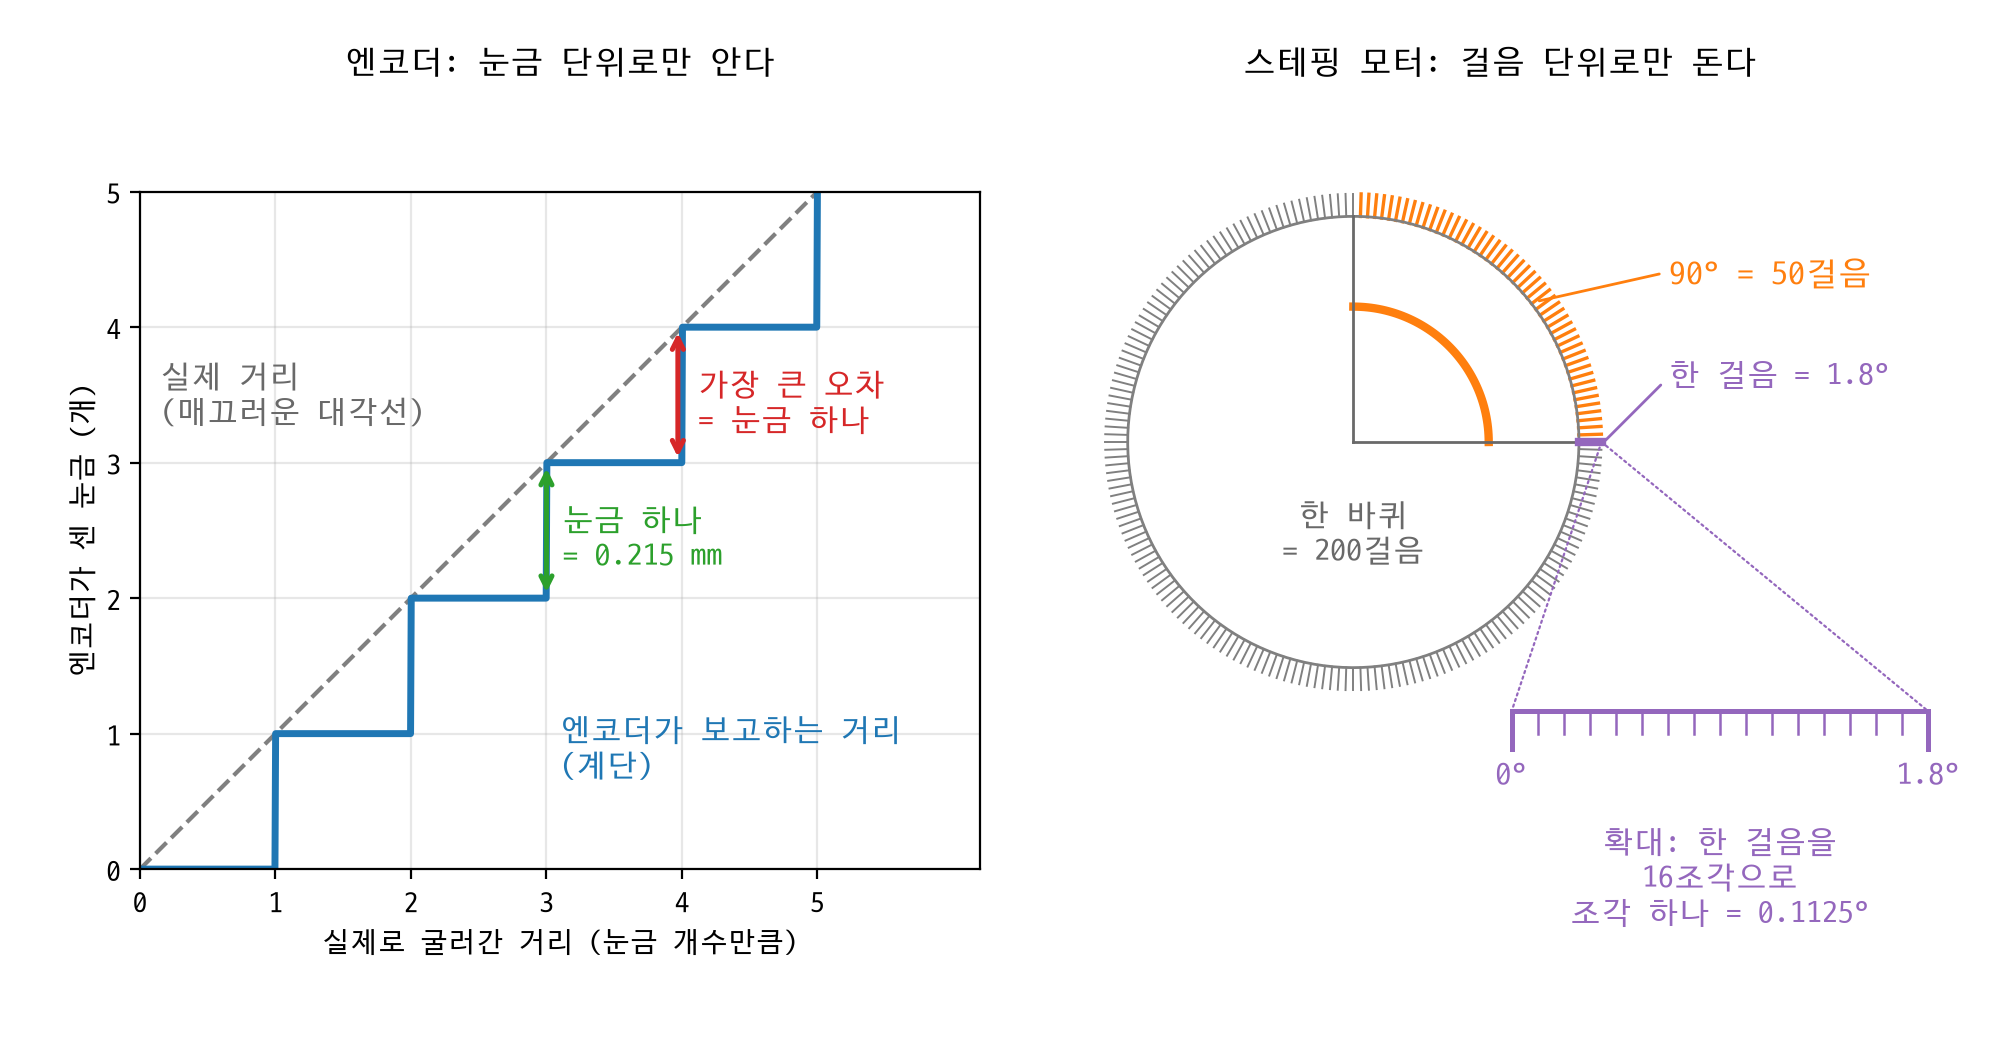

Reproduce this figure in Python.
import matplotlib.pyplot as plt
import numpy as np
from matplotlib.patches import ConnectionPatch

# plt.rcParams["font.family"] = "AppleGothic"
plt.rcParams["font.family"] = "D2Coding"
plt.rcParams["axes.unicode_minus"] = False

# b08_parts_numbers.py 의 숫자를 그대로 옮긴다
바퀴_반지름 = 0.035                  # m
한바퀴_눈금 = 1024
눈금당_거리 = 2 * np.pi * 바퀴_반지름 / 한바퀴_눈금
걸음_각도_도 = 1.8
조각_수 = 16
예_각도 = 90
눈금_mm = 눈금당_거리 * 1000
한바퀴_걸음 = 360 / 걸음_각도_도
예_걸음 = 예_각도 / 걸음_각도_도
조각_각도 = 걸음_각도_도 / 조각_수
센_눈금 = int(0.5 / 눈금당_거리)
print(f"눈금 하나 = {눈금_mm:.3f}mm")
print(f"0.5m 굴렀을 때 센 눈금 {센_눈금}개 → 계산한 거리 {센_눈금 * 눈금당_거리:.5f}m")
print(f"한 바퀴 = {한바퀴_걸음:.0f}걸음, 90도 = {예_걸음:.0f}걸음")
print(f"한 걸음을 {조각_수}조각으로 나누면(마이크로스텝) 한 바퀴 = {한바퀴_걸음 * 조각_수:.0f}조각, 조각 하나 = {조각_각도:.4f}도")

그림 = plt.figure(figsize=(10, 5.2))
왼 = 그림.add_axes([0.07, 0.14, 0.42, 0.70])
원 = 그림.add_axes([0.53, 0.30, 0.44, 0.55])
막대 = 그림.add_axes([0.75, 0.22, 0.22, 0.12])

# --- 엔코더: 계단 ---
개수 = 5                               # 보여 줄 눈금 수
x = np.linspace(0, 개수, 1000) * 눈금당_거리
센_거리 = np.floor(x / 눈금당_거리 + 1e-9) * 눈금당_거리
왼.plot(x / 눈금당_거리, x / 눈금당_거리, color="gray", linestyle="--", lw=1.5)
왼.plot(x / 눈금당_거리, 센_거리 / 눈금당_거리, color="tab:blue", lw=2.5)
왼.text(0.15, 3.3, "실제 거리\n(매끄러운 대각선)", color="dimgray", fontsize=11, ha="left")
왼.text(3.1, 0.9, "엔코더가 보고하는 거리\n(계단)", color="tab:blue", fontsize=11, ha="left", va="center")
왼.annotate("", xy=(3.0, 3.0), xytext=(3.0, 2.0), arrowprops=dict(arrowstyle="<->", color="tab:green", lw=1.8))
왼.text(3.12, 2.45, f"눈금 하나\n= {눈금_mm:.3f} mm", color="tab:green", fontsize=11, ha="left", va="center")
왼.annotate("", xy=(3.97, 4.0), xytext=(3.97, 3.0), arrowprops=dict(arrowstyle="<->", color="tab:red", lw=1.8))
왼.text(4.12, 3.45, "가장 큰 오차\n= 눈금 하나", color="tab:red", fontsize=11, ha="left", va="center")
왼.set_xlim(0, 6.2)
왼.set_ylim(0, 5)
왼.set_xticks(range(개수 + 1))
왼.set_yticks(range(개수 + 1))
왼.set_xlabel("실제로 굴러간 거리 (눈금 개수만큼)")
왼.set_ylabel("엔코더가 센 눈금 (개)")
왼.grid(alpha=0.3)
왼.set_aspect("equal")

# --- 스테핑 모터: 원 + 눈금 ---
for d in np.arange(한바퀴_걸음) * 걸음_각도_도:
    a = np.deg2rad(d)
    강조 = d < 예_각도 - 1e-9
    원.plot([np.cos(a), 1.1 * np.cos(a)], [np.sin(a), 1.1 * np.sin(a)],
            color="tab:orange" if 강조 else "gray", lw=1.2 if 강조 else 0.7)
t = np.linspace(0, 2 * np.pi, 300)
원.plot(np.cos(t), np.sin(t), color="gray", lw=1)
호 = np.deg2rad(np.linspace(0, 예_각도, 60))
원.plot(0.6 * np.cos(호), 0.6 * np.sin(호), color="tab:orange", lw=3)
원.plot([0, 1.0], [0, 0], color="dimgray", lw=1)
원.plot([0, 0], [0, 1.0], color="dimgray", lw=1)
원.text(1.4, 0.75, f"{예_각도}° = {예_걸음:.0f}걸음", color="tab:orange", fontsize=12, ha="left", va="center")
원.annotate("", xy=(0.8, 0.62), xytext=(1.38, 0.75), arrowprops=dict(arrowstyle="-", color="tab:orange"))
원.text(0, -0.4, f"한 바퀴\n= {한바퀴_걸음:.0f}걸음", ha="center", va="center", fontsize=11, color="dimgray")
원.plot([1.0, 1.1], [0, 0], color="tab:purple", lw=3)
원.text(1.4, 0.3, f"한 걸음 = {걸음_각도_도}°", color="tab:purple", fontsize=11, ha="left", va="center")
원.annotate("", xy=(1.1, -0.01), xytext=(1.38, 0.27), arrowprops=dict(arrowstyle="-", color="tab:purple"))
원.set_xlim(-1.3, 2.6)
원.set_ylim(-1.2, 1.2)
원.set_aspect("equal")
원.set_axis_off()

# --- 확대: 한 걸음 = 16조각 ---
막대.set_xlim(-0.05, 걸음_각도_도 + 0.05)
막대.set_ylim(0, 1)
for k in range(조각_수 + 1):
    끝 = k in (0, 조각_수)
    막대.plot([k * 조각_각도] * 2, [0.8, 0.5 if 끝 else 0.62], color="tab:purple", lw=1.8 if 끝 else 0.9)
막대.plot([0, 걸음_각도_도], [0.8, 0.8], color="tab:purple", lw=1.8)
막대.text(0, 0.42, "0°", color="tab:purple", fontsize=11, ha="center", va="top")
막대.text(걸음_각도_도, 0.42, f"{걸음_각도_도}°", color="tab:purple", fontsize=11, ha="center", va="top")
막대.text(걸음_각도_도 / 2, -0.1, f"확대: 한 걸음을\n{조각_수}조각으로\n조각 하나 = {조각_각도:.4f}°", color="tab:purple",
        fontsize=11, ha="center", va="top")
막대.set_axis_off()
for 끝_각 in (0, 걸음_각도_도):
    그림.add_artist(ConnectionPatch((1.1, 0.0), (끝_각, 0.8), "data", "data", axesA=원, axesB=막대,
                                   color="tab:purple", lw=0.8, linestyle=":"))

그림.text(0.28, 0.93, "엔코더: 눈금 단위로만 안다", ha="center", fontsize=12)
그림.text(0.75, 0.93, "스테핑 모터: 걸음 단위로만 돈다", ha="center", fontsize=12)
그림.savefig("s54_encoder_stepper.png", dpi=200)
print("저장: s54_encoder_stepper.png")
